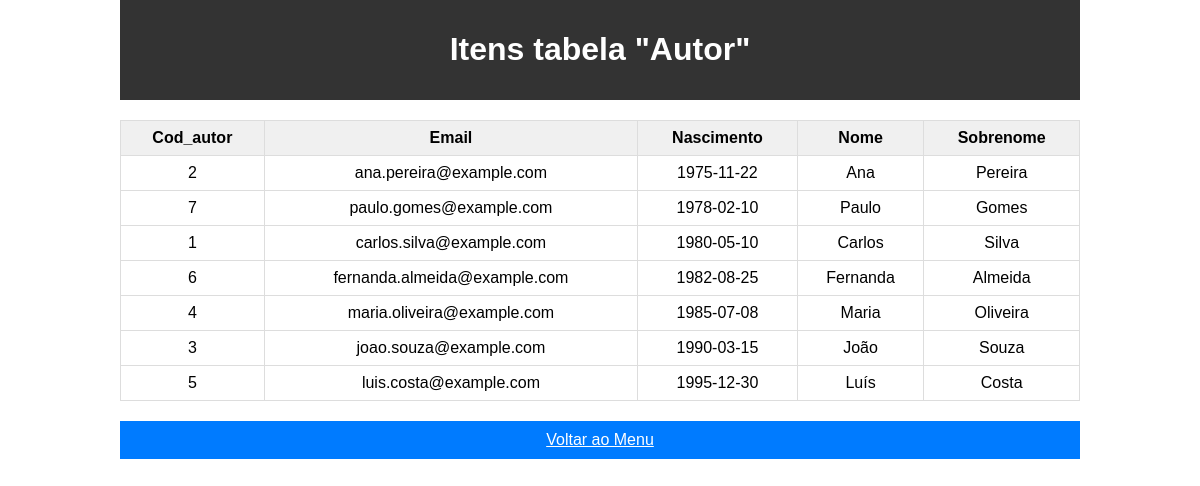
Screenshot of /acessoBD/listar/listarAutor.php with the database file from the repository.
### tables this page shows
CREATE TABLE `Autor` (
  `Cod_autor` int(11) NOT NULL,
  `NomeAutor` varchar(80) NOT NULL,
  `Sobrenome` varchar(80) NOT NULL,
  `Email` varchar(100) NOT NULL,
  `Nasc` date NOT NULL
);

### acessoBD/autor.php (called while the page is built, shortened)
<?php
class autor
{
    function listar()
    {
        try {
            $this->conn = new conectar();
            $sql = $this->conn->prepare("select * from autor order by Nasc");
            $sql -> execute();
            return $sql->fetchAll();
        }
        catch (PDOException $exc) {
            echo "Erro ao listar autor: " . $exc -> getMessage();
        }
    }
}
?>

### acessoBD/listar/listarAutor.php (the view, shortened to what this page needs)
<!DOCTYPE html>
<html lang="pt-br">
<head>
</head>
<body>
    <div id="container">
        <div id="cabecalho">
            <h1>Itens tabela "Autor"</h1>
        </div>
        <table id="tabela">
            <tr>
                <th>Cod_autor</th>
                <th>Email</th>
                <th>Nascimento</th>
                <th>Nome</th>
                <th>Sobrenome</th>
            </tr>
            <?php
            include_once '../autor.php';
            $p = new autor();
            $pro_bd = $p->listar();
            foreach ($pro_bd as $pro_mostrar) {
                ?>
                <tr>
                    <td><?php echo $pro_mostrar[0]; ?></td>
                    <td><?php echo $pro_mostrar[3]; ?></td>
                    <td><?php echo $pro_mostrar[4]; ?></td>
                    <td><?php echo $pro_mostrar[1]; ?></td>
                    <td><?php echo $pro_mostrar[2]; ?></td>
                </tr>
                <?php
            }
            ?>
        </table>
        <a href="../../menu_autoria.html" id="botao-menu">Voltar ao Menu</a>
    </div>
</body>
</html>

### acessoBD/listar/listarAutor.php (style rules this page uses)
body { font-family: Century Gothic, sans-serif; margin: 0; padding: 0; }
#container { width: 80%; margin: 0 auto; text-align: center; }
#cabecalho { background-color: #333; color: #fff; padding: 10px; }
#tabela { border-collapse: collapse; width: 100%; margin: 20px 0; }
#tabela th, #tabela td { border: 1px solid #ddd; padding: 8px; }
#tabela th { background-color: #f0f0f0; }
#botao-menu { display: block; margin: 20px auto; padding: 10px 20px; background-color: #007bff; color: #fff; border: none; cursor: pointer; }

### rows the page displays
autor: Cod_autor "2", Email "ana.pereira@example.com", Nasc "1975-11-22", NomeAutor "Ana", Sobrenome "Pereira"
autor: Cod_autor "7", Email "paulo.gomes@example.com", Nasc "1978-02-10", NomeAutor "Paulo", Sobrenome "Gomes"
autor: Cod_autor "1", Email "carlos.silva@example.com", Nasc "1980-05-10", NomeAutor "Carlos", Sobrenome "Silva"
autor: Cod_autor "6", Email "fernanda.almeida@example.com", Nasc "1982-08-25", NomeAutor "Fernanda", Sobrenome "Almeida"
autor: Cod_autor "4", Email "maria.oliveira@example.com", Nasc "1985-07-08", NomeAutor "Maria", Sobrenome "Oliveira"
autor: Cod_autor "3", Email "joao.souza@example.com", Nasc "1990-03-15", NomeAutor "João", Sobrenome "Souza"
autor: Cod_autor "5", Email "luis.costa@example.com", Nasc "1995-12-30", NomeAutor "Luís", Sobrenome "Costa"
